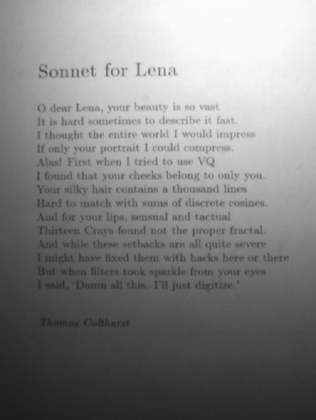
%> input picture Tutorials/7. Thresholding/poem.jpg, 316 x 420 px, shrunk from 384 x 510 before the run
$ octave adaptivethresh.m   (GNU Octave 9; MATLAB toolbox functions it lacks are replaced by stand-ins)
%> lines starting %> are read from the running program, lines starting %| are printed output that depends on the picture; in (x1, y1, x2, y2) boxes, pixels count from 0 and x2, y2 are one past the last pixel; in counts of white or black regions, pixels touching at a corner belong together; the program's own positions count from 1
img = imread('poem.jpg');
%> img is the input picture: size 420x316x3 uint8; min 29, max 253, mean 133.2
img = rgb2gray(img);
%> img: size 420x316 uint8
img = im2double(img);
%> img: size 420x316 double
figure, imshow(img, []), title('Original image')

[m, n] = size(img);
%> m = 420; n = 316
thresh_img = zeros(m, n);
for i=1:15:m-14
    for j=1:15:n-14
        block = img(i:i+14, j:j+14);
        T = graythresh(block)
        BW = im2bw(block, T)
        thresh_img(i:i+14, j:j+14) = BW;
    end
end
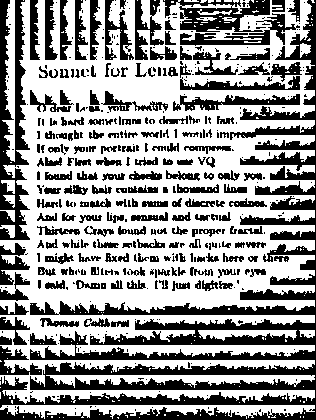
%> thresh_img: size 420x316 double; values 0 (black) and 1 (white), 60.4% white; 461 black regions (256 under 20 px), largest, box (x1, y1, x2, y2) and area: (0, 0, 316, 420) 23327, (0, 0, 30, 240) 3774, (163, 0, 270, 32) 1776
figure, imshow(thresh_img, []), title('Adaptive thresholding')

ws = 15;
fun = @(block_struct)im2bw(block_struct.data, graythresh(block_struct.data));
BW_adapt = blockproc(img, [ws ws], fun);
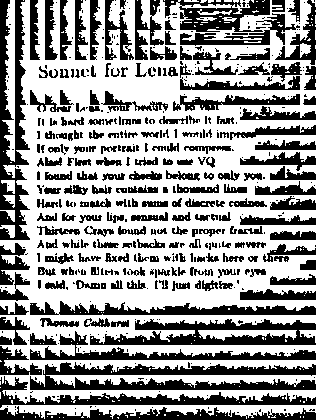
%> BW_adapt: size 420x316 logical; 60.6% white; 487 black regions (261 under 20 px), largest, box (x1, y1, x2, y2) and area: (30, 362, 316, 390) 4377, (0, 0, 30, 240) 3774, (90, 319, 316, 345) 3179
figure, imshow(BW_adapt), title('Adaptive thresholding with blockproc')

C = 0.0003;
fun = @(block_struct)im2bw(block_struct.data, graythresh(block_struct.data)-C);
BW_adapt = blockproc(img, [ws ws], fun);
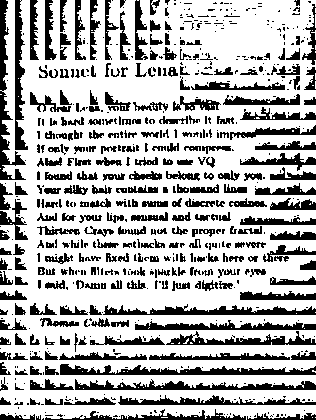
%> BW_adapt: size 420x316 logical; 71.1% white; 677 black regions (392 under 20 px), largest, box (x1, y1, x2, y2) and area: (60, 364, 316, 375) 1500, (75, 379, 316, 390) 1292, (0, 0, 26, 180) 1289
figure, imshow(BW_adapt), title('T - C')
